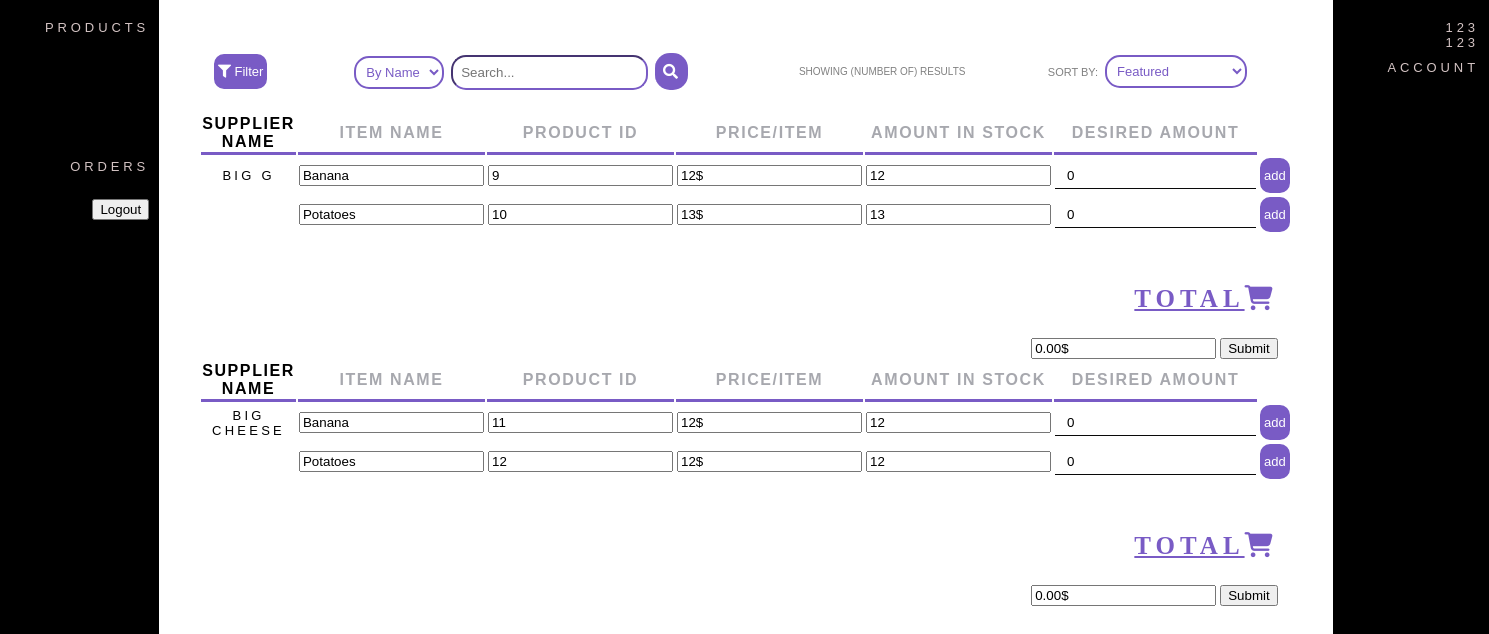
Screenshot of /Pages/index.php?login=success (signed in) with the database file from the repository.
### tables this page shows
CREATE TABLE `suppliers` (
  `supplier_id` int(50) NOT NULL,
  `company_name` varchar(20) NOT NULL,
  `email_address` varchar(20) NOT NULL,
  `pass_word` varchar(20) NOT NULL,
  `company_address` varchar(128) NOT NULL,
  `phone_number` varchar(13) DEFAULT NULL
);

CREATE TABLE `products` (
  `product_id` int(100) NOT NULL,
  `product_name` varchar(20) NOT NULL,
  `price` int(255) NOT NULL,
  `quantity` int(255) NOT NULL,
  `detail` varchar(10000) DEFAULT NULL,
  `supplier_id` int(100) NOT NULL
);

### Pages/client_display_products.php (the view, shortened to what this page needs)
<?php
    include_once 'includes/dbConfig.inc.php';
    $sql1 = "SELECT supplier_id, company_name FROM suppliers";
    $supplierResult = mysqli_query($conn, $sql1);
    $resultCheck1 = mysqli_num_rows($supplierResult);
    if ($resultCheck1 > 0) :
        $table_number = 0;
        while ($row1 = mysqli_fetch_assoc($supplierResult)) :
            $supplierID = $row1["supplier_id"];
            $company_name = $row1["company_name"];
            $current_company_name = $company_name . "";
            $sql2 = "SELECT * FROM products WHERE supplier_id='$supplierID';";
            $productResult = mysqli_query($conn, $sql2);
            $resultCheck2 = mysqli_num_rows($productResult);
            if ($resultCheck2 > 0) :
                ?>
                    <form method="post" action="includes/Order_total.inc.php">
                    <table class="itemTable<?php echo $table_number?>">
                    <tr>
                        <th id = "supplier" >Supplier Name</th>
                        <th>Item Name</th>
                        <th>Product ID</th>
                        <th>Price/Item</th>
                        <th>Amount in Stock</th>
                        <th>Desired Amount</th>
                    </tr>
                <?php
                $count = 0;
                while ($row2 = mysqli_fetch_assoc($productResult)) :
                    if ($count > 0) {
                        $company_name = "";
                    }
                    $product_name = $row2["product_name"];
                    $productID = $row2["product_id"];
                    $price = $row2["price"];
                    $quantity = $row2["quantity"];
                    ?>
                    <tr>
                        <td >
                            <input id = "<?php ($company_name != "") ? print 'supplier' . $table_number :  '' ?>"type="hidden" name="company_name[]" value="<?php echo $current_company_name ?>" readonly><?php echo $company_name ?>
                        </td>
                        <td >
                            <input id = "product" type="text" name="product_name[]" value="<?php echo $product_name ?>" readonly>
                        </td>
                        <td>
                            <input type="text" name="product_id[]" value="<?php echo $productID ?>" readonly>
                        </td>
                        <td >
                            <input class="price" type="text" name="product_price[]" value="<?php echo $price ?>$" readonly>
                        </td>
                        <td>
                            <input type="text" name="product_quantity_available[]" value="<?php echo $quantity ?>" readonly>
                        </td>
                        <td>
                            <input type="number" name="order_quantity[]" id="quantity" value="0" class ="add">
                        </td>
                        <td><button type="button" class="filterBtn">add</button></td>
                    </tr>
                    <?php
                    $count++;
                endwhile;
            endif;
            ?>
            </table>
            <div class="total-section row">
                    <header class="cart-header">Total<i class="fa-solid fa-cart-shopping"></i></header>
                    <input name = "total<?php echo $table_number?>" class="cart-total<?php echo $table_number?>" value = "0.00$" readonly></input>
                    <button class ="submitBtn" type="submit" name="order_submit">Submit</button>
                </div>
            </form>
        <?php
        $table_number++;
        endwhile;
    endif;

### Pages/styles.css (style rules this page uses)
* { margin: 0; }
body { background-color: rgb(255, 255, 255); }
table { width: 100%; text-align: center; font-family: Arial; }
table th { letter-spacing: 0.1em; height: 30px; border-radius: 0px; border-bottom: 3px solid #795bc5; color: rgb(167, 168, 174); }
table td { height: 15px; text-align: center; font-family: Arial; font-size: small; letter-spacing: 0.25em; }
#supplier { color: rgb(0, 0, 0); }
.add { background-color: rgb(255, 255, 255); padding: 5px 12px; border: none; letter-spacing: 0.1em; border-bottom: 1px solid rgb(9, 9, 9); }
.filterBtn { background-color: #795bc5; color: white; border: 2px solid #795bc5; transition-duration: 0.5s; border-radius: 10px; padding: 8px 2px; font-size: 13px; cursor: pointer; }
.total-section { margin-top: 50px; margin-right:15px; }
.cart-header { letter-spacing: 5px; text-decoration-line:underline; padding-bottom:25px; font-weight: bold; font-size: 25px; color: #795bc5; }

### rows the page displays
products: supplier.company_name "BIG G", product_name "Banana", product_id "9", price "12$", quantity "12"
products: product_name "Potatoes", product_id "10", price "13$", quantity "13"
products: supplier.company_name "BIG CHEESE", product_name "Banana", product_id "11", price "12$", quantity "12"
products: product_name "Potatoes", product_id "12", price "12$", quantity "12"

### other values shown
$_SESSION['first_name'] "123"
$_SESSION['last_name'] "123"
